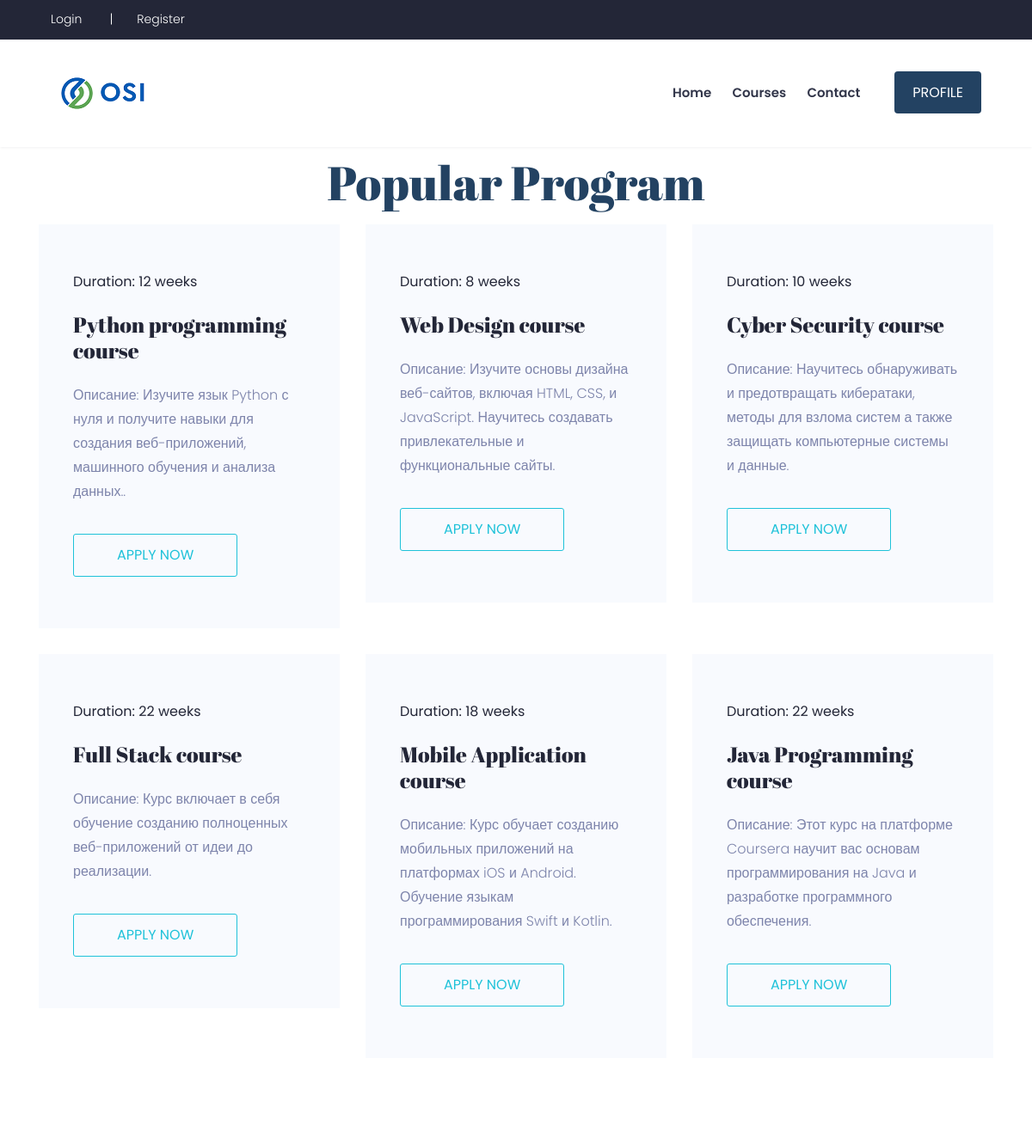
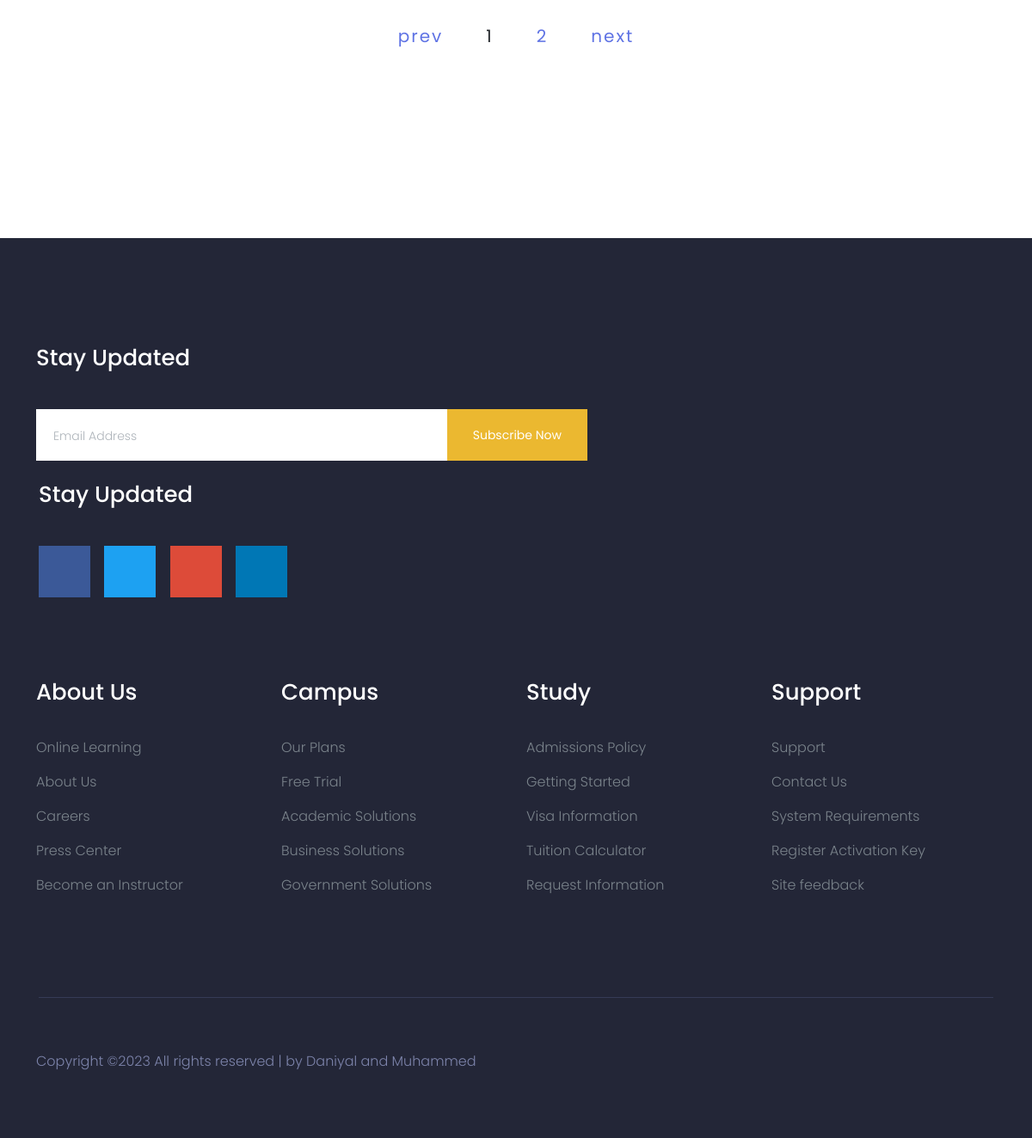
Page /courses/ on the committed database (2 pictures, top to bottom).
### school/models.py (models this page shows, shortened)
class Subjects(models.Model):
    slug = models.SlugField(max_length=255, unique=True, db_index=True, null=True, verbose_name='URL')
    SubjectName = models.CharField(max_length=255, verbose_name='Название занятия')
    Text = models.TextField(verbose_name='Описание занятия')
    Duration = models.IntegerField(verbose_name='Время обучения в неделях')
    TermId = models.ForeignKey(Terms, on_delete=models.CASCADE, verbose_name='К какому семестру')
    time_create = models.DateTimeField(auto_now_add=True, null=True, verbose_name="Время создания")
    time_update = models.DateTimeField(auto_now=True, null=True, verbose_name="Время изменения")
    class Meta:
        verbose_name = 'Занятие'
        verbose_name_plural = 'Занятия'
        ordering = ['id']

### school/views.py (the view)
# urls.py: path('courses/', CourseList.as_view(), name='courses'),
class CourseList(DataMixin, ListView):
    paginate_by = 6
    model = Subjects
    template_name = 'school/courses.html'
    context_object_name = 'courses'
    def get_context_data(self, *, object_list=None, **kwargs):
        context = super().get_context_data(**kwargs)
        c_def = self.get_user_context(title="Курсы")
        return dict(list(context.items()) + list(c_def.items()))

### school/utils.py (called while the page is built)
    def get_user_context(self, **kwargs):
        context = kwargs
        context['menu'] = menu
        return context

### school/templates/school/courses.html (shortened to what this page needs)
{% extends 'school/base.html' %}
{% block content %}
{% load cache %}
<div class="popular_program_area section__padding program__page">
        <div class="container">
            <div class="row">
                <div class="col-lg-12">
                    <div class="section_title text-center">
                        <h3>Popular Program</h3>
                    </div>
                </div>
            </div>
            <div class="tab-content" id="nav-tabContent">
                <div class="tab-pane fade show active" id="nav-home" role="tabpanel" aria-labelledby="nav-home-tab">
                    <div class="row">
                        {% cache 60 courses %}
                        {% for i in courses %}
                            <div class="col-lg-4 col-md-6">
                                <div class="single__program">
                                    <div class="program__content">
                                        <span>Duration: {{i.Duration}} weeks</span>
                                        <h4>{{i.SubjectName}} course</h4>
                                        <p>Описание: {{i.Text}}.</p>
                                        <a href="#" class="boxed-btn5">Apply NOw</a>
                                    </div>
                                </div>
                            </div>
                        {% endfor %}
                        {% endcache %}
                    </div>
                </div>
                <div>
                    <div class="pagination-wrapper d-flex justify-content-center">
                        <div class="pagination">
                            {% if page_obj.has_previous %}
                            <a class="prev page-numbers" href="?page={{ page_obj.previous_page_number}}">prev</a>
                            {% else %}
                            <a  class="prev page-numbers" href="" style="pointer-events: none;">prev<a>
                            {% endif %}
                            {% for i in paginator.page_range %}
                            {% if page_obj.number == i %}
                                <span aria-current="page" class="page-numbers current">{{i}}</span>
                            {% elif i >= page_obj.number|add:-2 and i <= page_obj.number|add:2 %}
                                <a class="page-numbers" href="?page={{i}}">{{i}}</a>
                            {% endif %}
                            {% endfor %}
                            {% if page_obj.has_next %}
                                <a class="next page-numbers" href="?page={{ page_obj.next_page_number}}">next</a>
                            {% else %}
                                <a class="prev page-numbers" href="" style="pointer-events: none;">next<a>
                            {% endif %}
                        </div>
                    </div>
                </div>
            </div>
        </div>
    </div>
{% endblock %}

### school/static/school/css/profile.css (style rules this page uses)
:root { --blue: #5e72e4; --indigo: #5603ad; --purple: #8965e0; --pink: #f3a4b5; --red: #f5365c; --orange: #fb6340; --yellow: #ffd600; --green: #2dce89; --teal: #11cdef; --cyan: #2bffc6; --white: #fff; --gray: #8898aa; --gray-dark: #32325d; --light: #ced4da; --lighter: #e9ecef; --primary: #5e72e4; --secondary: #f7fafc; --success: #2dce89; --info: #11cdef; --warning: #fb6340; --danger: #f5365c; --light: #adb5bd; --dark: #212529; --default: #172b4d; --white: #fff; --neutral: #fff; --darker: black; --breakpoint-xs: 0; --breakpoint-sm: 576px; --breakpoint-md: 768px; --breakpoint-lg: 992px; --breakpoint-xl: 1200px; --font-family-sans-serif: Open Sans, sans-serif; --font-family-monospace: SFMono-Regular, Menlo, Monaco, Consolas, 'Liberation Mono', 'Courier New', monospace; }
*, *::before, *::after { box-sizing: border-box; }
h2, h3, h6 { margin-top: 0; margin-bottom: .5rem; }
p { margin-top: 0; margin-bottom: 1rem; }
a { text-decoration: none; color: #5e72e4; background-color: transparent; -webkit-text-decoration-skip: objects; }
a:not([href]):not([tabindex]) { text-decoration: none; color: inherit; }
h2, h3, h6, .h2, .h3, .h6 { font-family: inherit; font-weight: 600; line-height: 1.5; margin-bottom: .5rem; color: #32325d; }
h3, .h3 { font-size: 1.0625rem; }
.container { width: 100%; margin-right: auto; margin-left: auto; padding-right: 15px; padding-left: 15px; }
@media (min-width: 576px) { .container { max-width: 540px; } }
@media (min-width: 768px) { .container { max-width: 720px; } }
@media (min-width: 992px) { .container { max-width: 960px; } }
@media (min-width: 1200px) { .container { max-width: 1140px; } }
.row { display: flex; margin-right: -15px; margin-left: -15px; flex-wrap: wrap; }
.col-4, .col-8, .col-md-12, .col-lg-4, .col-lg-6, .col-xl-6, .col-xl-8 { position: relative; width: 100%; min-height: 1px; padding-right: 15px; padding-left: 15px; }
@media (min-width: 992px) { .col-lg-4 { max-width: 33.33333%; flex: 0 0 33.33333%; } }
.text-center { text-align: center !important; }
p { font-size: 1rem; font-weight: 300; line-height: 1.7; }

### rows in the picture
Subjects: Duration "12", SubjectName "Python programming", Text "Изучите язык Python с нуля и получите навыки для создания веб-приложений, машинного обучения и анализа данных."
Subjects: Duration "8", SubjectName "Web Design", Text "Изучите основы дизайна веб-сайтов, включая HTML, CSS, и JavaScript. Научитесь создавать привлекательные и функциональные сайты"
Subjects: Duration "10", SubjectName "Cyber Security", Text "Научитесь обнаруживать и предотвращать кибератаки, методы для взлома систем а также защищать компьютерные системы и данные"
Subjects: Duration "22", SubjectName "Full Stack", Text "Курс включает в себя обучение созданию полноценных веб-приложений от идеи до реализации"
Subjects: Duration "18", SubjectName "Mobile Application", Text "Курс обучает созданию мобильных приложений на платформах iOS и Android. Обучение языкам программирования Swift и Kotlin"
Subjects: Duration "22", SubjectName "Java Programming", Text "Этот курс на платформе Coursera научит вас основам программирования на Java и разработке программного обеспечения"

### other values in the picture
{{ i }} "1"
{{ i }} "2"
